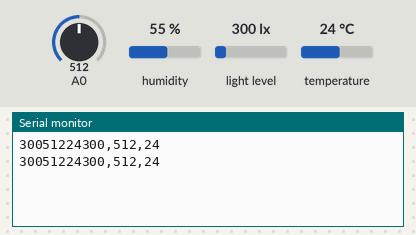
Recording of a sketch running on a simulated Arduino Uno, built with avr-gcc and run on an emulated ATmega328P. Parts: the last lines printed to the serial monitor. The test bench sets the inputs (shaded band); at power-on: light level 300 lx, temperature 24 °C, A0 = 512, humidity 55 %. No radio packets arrive unless stated.

Above: at 2.2 s.
2.3 s: light level set to 40 lx
At 3.6 s:
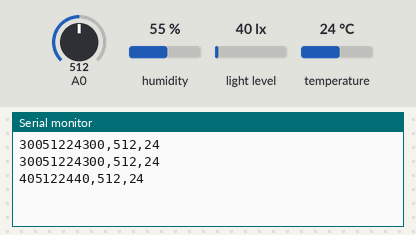
3.8 s: temperature set to 12 °C
At 5.2 s:
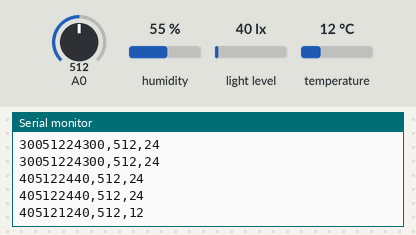
5.3 s: A0 set to 716
At 6.6 s:
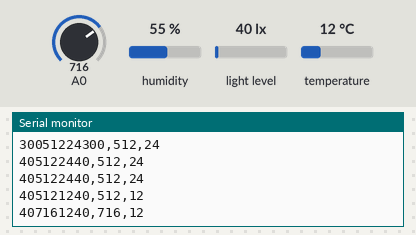
6.8 s: light level set to 500 lx
At 7.9 s:
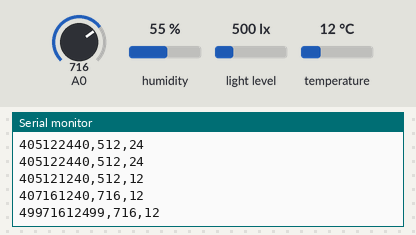
8.3 s: temperature set to 19 °C
At 9.6 s:
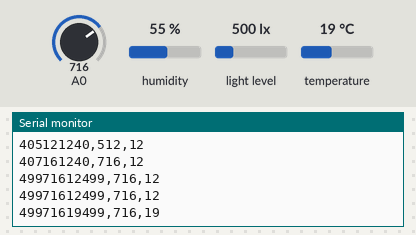
9.8 s: A0 set to 992
At 11.0 s:
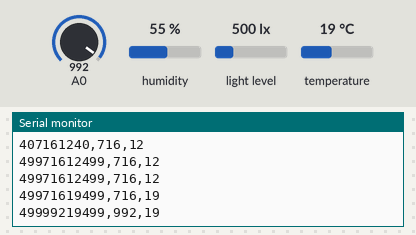
Timing chart, 0 to 12.3 s (numbered marks = the images above; inputs shaded):
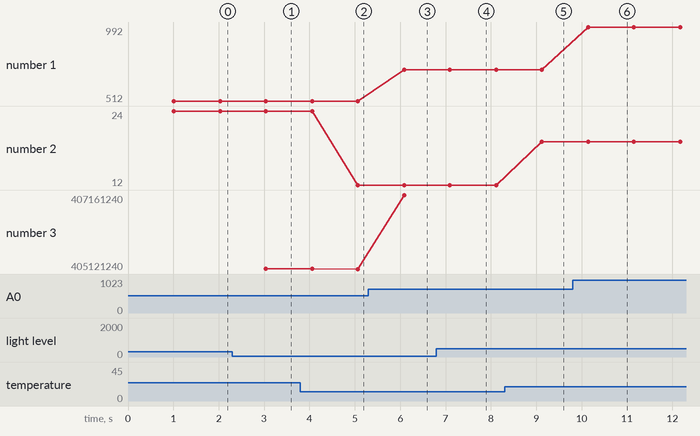

Measured:
- after the input at 2.3 s, the serial monitor: prints a new line after 0.74 s (image 1)
- after the input at 3.8 s, the serial monitor: prints a new line after 1.3 s (image 2)
- after the input at 5.3 s, the serial monitor: prints a new line after 0.79 s (image 3)
- after the input at 6.8 s, the serial monitor: prints a new line after 0.29 s (image 4)
- after the input at 8.3 s, the serial monitor: prints a new line after 0.82 s (image 5)
- after the input at 9.8 s, the serial monitor: prints a new line after 0.35 s (image 6)
- plotted number 1: 512 → 716 after the input at 5.3 s, 716 → 992 after the input at 9.8 s
- plotted number 2: 24 → 12 after the input at 3.8 s, 12 → 19 after the input at 8.3 s

The sketch:

Roof_Transmitter.ino
```cpp
// 11/5/2017
/* Roof Transmitter
    Using UNO
  will get data from
  a  BH1750 Digital Light intensity sensor
  and a TEMT6000 Light Sensor
  and a Digital Temperature And Relative Humidity Sensor DHT11 Module
  It will transmit this info to the Downstairs_Receiver

   1 - GND
   2 - VCC 3.3V !!! NOT 5V,,  5V ok with adaptor
   3 - CE to Arduino pin 7
   4 - CSN to Arduino pin 8
   5 - SCK to Arduino pin 13
   6 - MOSI to Arduino pin 11
   7 - MISO to Arduino pin 12
   8 - UNUSED
*/
//#include "Arduino.h"
#include <SPI.h> // Comes with Arduino IDE
// #include <nRF24L01.h> ??
#include <RF24.h> // Download and Install...https://github.com/tmrh20/RF24/
#include <BH1750.h>
#include "DHT.h"
RF24 roofradio(7, 8); // my roof radio use pins, CE=7, CNS=8, on UNO and Mega

//https://www.reddit.com/r/arduino/comments/2qese9/is_my_understanding_of_uint8_t_addresses6/
//addresses[index_of_string][index_of_character]
//char *addresses[] = {"1Node", "2Node"}; // An array of strings
//char *addresses[] = {"RoofT", "DownR"}; // An array of strings
//Serial.println(addresses[0]); // prints "RoofT"
//Serial.println(addresses[1][0]); // prints "D" (from "DownR")
// addresses is as many as you like with []
//                       6 equals 5 chars long, strings are terminated by a null character,
// could be written,, byte addresses[2][6] = {"RoofT", "DownR"}; the compiler works it out there are 2

byte addresses[][6] = {"RoofT", "DownR"};
// address of bh1750
BH1750 lightMeter(0x23);

// temp meter
// #define DHTPIN 5     // what digital pin we're connected to
// #define DHTTYPE DHT11
DHT dht(5, DHT11);
/*/http://www.instructables.com/id/Arduino-Wireless-Weather-Station/
  struct package
  {
  float temperature ;
  float humidity ;
  };
  typedef struct package Package;
  Package data;
  // end  1  http://www.instructables.com/id/Arduino-Wireless-Weather-Station/
*/
void setup() {
  Serial.begin(9600); // later
  // Initiate the radio object
  roofradio.begin();
  roofradio.setAutoAck(1); // Ensure autoACK is enabled
  // Set the speed of the transmission to moderate
  //roofradio.setDataRate(RF24_2MBPS);
  roofradio.setDataRate(RF24_250KBPS);

  // Use a channel unlikely to be used by Wifi
  roofradio.setChannel(124);

  // Set the transmit power to highest available
  // roofradio.setPALevel(RF24_PA_MIN);
  roofradio.setPALevel(RF24_PA_MAX);

  // Open a writing pipe
  roofradio.openWritingPipe(addresses[1]);
  delay(1000);
  // Open a reading pipe with opposite addresses
  // radio.openReadingPipe(1, addresses[0]);
  //
  lightMeter.begin(BH1750_CONTINUOUS_HIGH_RES_MODE);
  /* change to low res
 Full mode list:
      BH1750_CONTINUOUS_LOW_RES_MODE
      BH1750_CONTINUOUS_HIGH_RES_MODE (default)
      BH1750_CONTINUOUS_HIGH_RES_MODE_2
      BH1750_ONE_TIME_LOW_RES_MODE
      BH1750_ONE_TIME_HIGH_RES_MODE
      BH1750_ONE_TIME_HIGH_RES_MODE_2
      */
     // lightMeter.begin(BH1750_CONTINUOUS_LOW_RES_MODE);
  //temperature sensor
  dht.begin();
}
void loop() {
  // read the lightmeter BH1750
  uint16_t   Lux = lightMeter.readLightLevel();
  Serial.print(Lux);
  // read the temt6000
  int temt6000read = analogRead(A0);
  Serial.print(temt6000read);
  // Reading temperature or humidity on the dht11 takes about 250 milliseconds!
  // Sensor readings may also be up to 2 seconds 'old' (its a very slow sensor)
  // Read temperature as Celsius (the default)
  uint16_t dht11read = dht.readTemperature();
  Serial.print(dht11read);

  // puts all 3 bits together with comma in between.
  //  int sprintf( char *buffer, const char *format, ... );
  //  buffer   -   pointer to a character string to write to
  //  format   -   pointer to a null-terminated multibyte string specifying how to interpret the data.
  //  The format string consists of ordinary multibyte characters (except %),
  //  which are copied unchanged into the output stream, and conversion specifications.
  //  Each conversion specification has the following format:
  //        introductory % character
  // d converts a signed integer into decimal representation [-]dddd.
  // u converts an unsigned integer into decimal representation dddd.
  // http://en.cppreference.com/w/c/io/fprintf
  //sprintf(text, "%d,%d,%d", Lux, temt6000read, dht11read);
  char text[36];
  sprintf(text, "%u,%u,%d", Lux, temt6000read, dht11read);// only temp is signed, wont know till a very cold night
  Serial.println(text);

  // Ensure we have stopped listening (even if we're not) or we won't be able to transmit
  roofradio.stopListening();
  // get time
  unsigned long started_waiting_at = millis();
  // Did we manage to SUCCESSFULLY transmit that,
  // setAutoAck set on by default
  // (by getting an acknowledgement back from the other Arduino)?

  // wait 5 seconds, if no response from receiver, go back get new data
  // dont want to be transmitting old data

  /* while (!roofradio.write(&text, sizeof(text) )) {
     if (millis() - started_waiting_at > 200 ) {
       Serial.println("No response received - timeout!");
       return;// loop starts again
     }
    }*/
  roofradio.write(&text, sizeof(text));

  // try this
  // roofradio.flush_tx() ;
  //const char text2[] = "Hello Michael World from a distance";
  //  Serial.println(text2);
  //delay(5000); //above made it work, so try delay ??? hand shaking??

  //By using the “&” before the variable name we actually set an indication of the variable that stores the data
  //that we want to be sent and using the second argument we set the number of bytes that we want to take from that variable.
  // In this case the sizeof() function gets all bytes of the strings “text”. At the end of the program we will add 1 second delay.


  delay(1000);//????????
}
```
